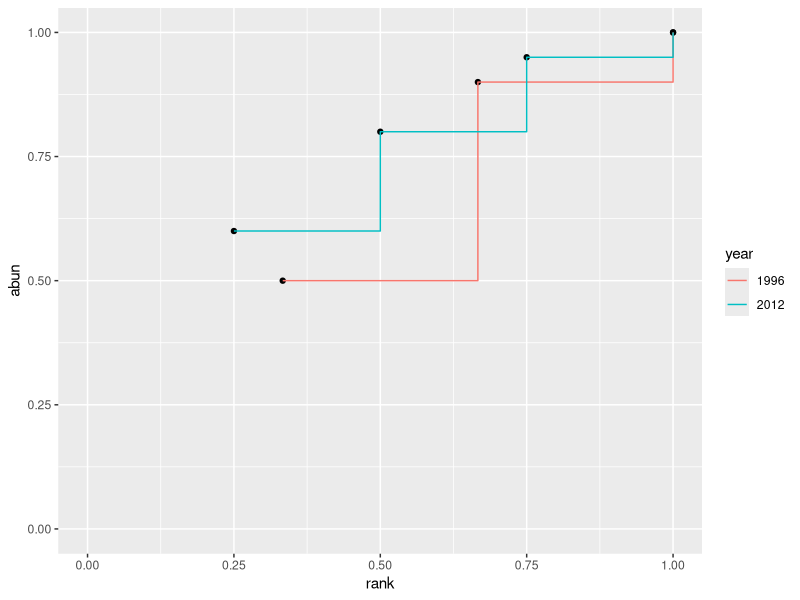
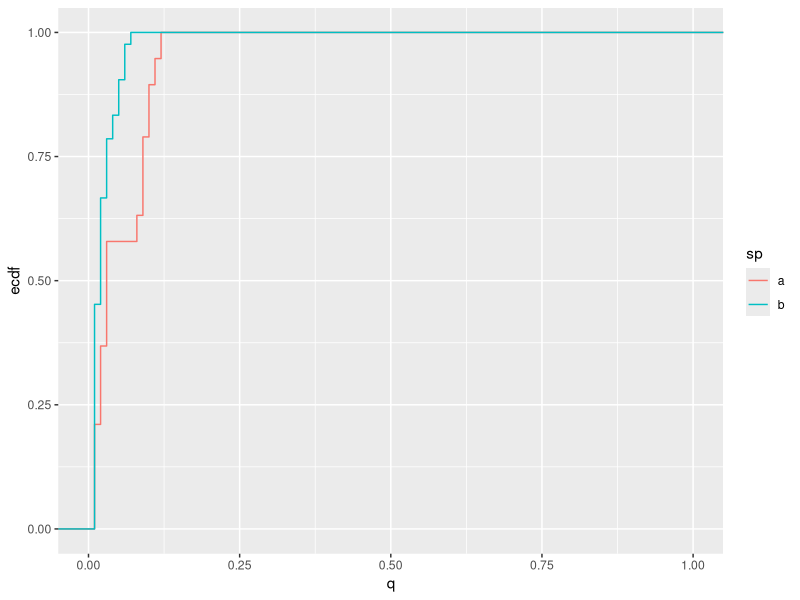

The R source for these figures, in order:
library(ggplot2)
library(dplyr)

## Manual calculation of Kolmogorov-Smirnov Distance
## for cumulative abundance by relative rank curves

# FIXME should relative rank start at zero? (and normalize by n-1)

df <- data.frame(
  plot_id=1,
  year=factor(c(1996, 1996, 1996, 2012, 2012, 2012, 2012)),
  rank=c(1/3, 2/3, 1, 1/4, 2/4, 3/4, 1),
  abun=c(0.5, 0.9, 1, 0.6, 0.8, 0.95, 1)
)

ggplot(df, aes(x=rank, y=abun, group=year)) +
  geom_point() +
  geom_step(aes(color=year)) + 
  scale_y_continuous(limits=c(0, 1)) +
  scale_x_continuous(limits=c(0, 1))

cc <- df %>%
  group_by(plot_id) %>%
  do({
    y <- unique(.$year)
    df1 <- filter(., year==y[[1]])
    df2 <- filter(., year==y[[2]])
    sf1 <- stepfun(df1$rank, c(0, df1$abun))
    sf2 <- stepfun(df2$rank, c(0, df2$abun))
    r <- sort(unique(c(0, df1$rank, df2$rank)))
    h <- abs(sf1(r) - sf2(r))
    w <- c(diff(r), 0)
    data.frame(
      Dmax=max(h),
      Dstar=sum(w*h))
  })

## Kolmogorov-Smirnov Distance
# 
# I didn't use species' rank as the x-axis in this example. To use
# rank you have to resolve the question of whether "relative rank"
# is meant to normalize across sampling effort, whether your metric is 
# intended to capture differences in richness, and maybe others.
# In addition, the KS distance is defined in the context of continuous
# distributions, but rank is discrete.
#
# So this example uses frequency as the x-axis, and pretends each species
# is an independent sample from a continuous distribution on (0, 1). Then
# The "two-sample" KS distance is calculated using `stat::ks.test`.


# this is just a temporary function to get a random community
rcom <- function(a, n, m) {
  p <- rgamma(n, a)
  p <- p / sum(p)
  x <- rmultinom(1, m, p)
  return(x[x > 0,1])
}

# calculate sampled frequencies
x_1 <- rcom(0.01, 500, 100)
q_1 <- x_1 / sum(x_1)
x_2 <- rcom(0.4, 100, 100)
q_2 <- x_2 / sum(x_2)
df <- data.frame(
  sp=c(rep('a', length(x_1)), rep('b', length(x_2))),
  q=c(q_1, q_2)
)

# plot 
ggplot(df, aes(q, col=sp)) +
  stat_ecdf(geom = "step") + 
  scale_x_continuous(limits=c(0, 1))

ks <- ks.test(q_1, q_2, exact=FALSE)
ks$statistic

## But they're not independent
# i'm thinking about the multivariate nature of the response variable.
# one could suppose each vec of frequency is a sample from a dirichlet distribution
# then the stats test is whether they are from the same distribution or not?
# but the diversity is unknown in advance.
# so what do you use for infinite mixtures ... dirichlet process.
# have to think about that one.

## I also want there to exist a abundance curve
# that is independent of species richness.
# With an infinite number of individuals, the curves for a perfectly
# even community of any size would be identical
# possibly the smoothed/expected rarefaction curve, normalized to one.

# for frequencies q_i, the expected number of species after n samples is
# i dunno ...
# s_0 = 
# s_1 = 1
# Pr[s_{n+1} == k| s_n] = {p1 if k = s_n, 1-p1 if k = s_n + 1



